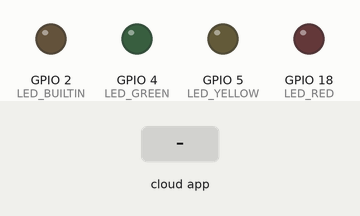
The program below on a simulated ESP32. Shown: output pins drawn as LEDs (lit = HIGH). The inputs (shaded band) are chosen by the test bench.

Above: at 1.2 s.
1.3 s: the phone or cloud app sets led_builtins to 1
At 2.1 s:
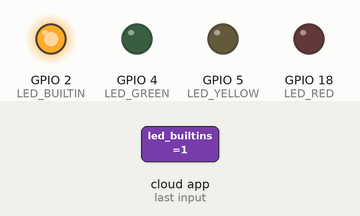
2.8 s: the phone or cloud app sets led_green to 1
At 3.3 s:
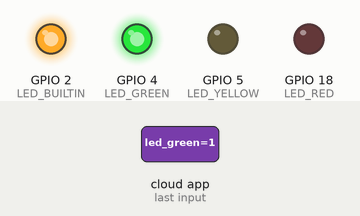
4.3 s: the phone or cloud app sets led_red to 1
At 5.5 s:
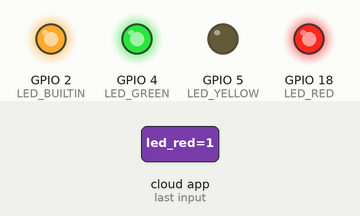
5.8 s: the phone or cloud app sets led_yellow to 1
At 6.7 s:
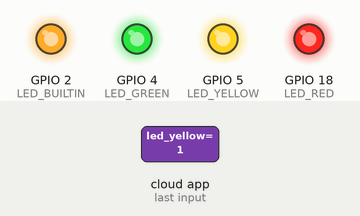
7.3 s: the phone or cloud app sets led_builtins to 0
At 7.9 s:
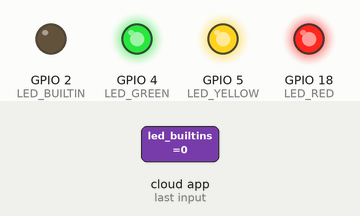
8.8 s: the phone or cloud app sets led_green to 0
At 10.2 s:
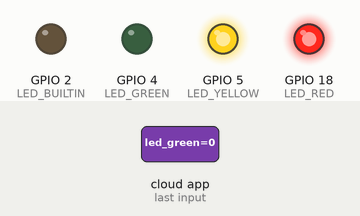
Timing chart, 0 to 11.3 s (numbered marks = the images above; inputs shaded):
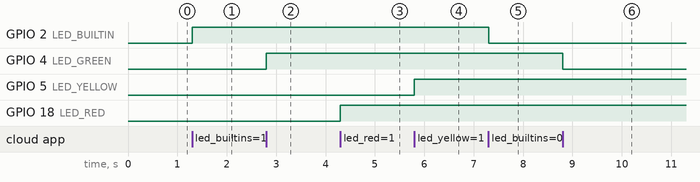

Measured:
- after the input at 1.3 s, GPIO 2 (LED_BUILTIN): LOW → HIGH at once
- after the input at 2.8 s, GPIO 4 (LED_GREEN): LOW → HIGH at once
- after the input at 4.3 s, GPIO 18 (LED_RED): LOW → HIGH at once
- after the input at 5.8 s, GPIO 5 (LED_YELLOW): LOW → HIGH at once
- after the input at 7.3 s, GPIO 2 (LED_BUILTIN): HIGH → LOW at once
- after the input at 8.8 s, GPIO 4 (LED_GREEN): HIGH → LOW at once

The program:

main.cpp
```cpp
#define THINGER_SERIAL_DEBUG

#include <ThingerESP32.h>
#include <DHTesp.h>
#include <BH1750.h>
#include "arduino_secrets.h"
#define LED_GREEN  4
#define LED_YELLOW 5
#define LED_RED    18
#define PUSH_BUTTON 23
#define DHT_PIN 19

DHTesp dht;
BH1750 lightMeter;
ThingerESP32 thing(USERNAME, DEVICE_ID, DEVICE_CREDENTIAL);

void setup() {
  // open serial for debugging
  Serial.begin(115200);

  pinMode(PUSH_BUTTON, INPUT_PULLUP);
  pinMode(LED_BUILTIN, OUTPUT);
  pinMode(LED_RED, OUTPUT);
  pinMode(LED_GREEN, OUTPUT);
  pinMode(LED_YELLOW, OUTPUT);
  digitalWrite(LED_GREEN, LOW);
  digitalWrite(LED_YELLOW, LOW);
  digitalWrite(LED_RED, LOW);
  dht.setup(DHT_PIN, DHTesp::DHT11);
  Wire.begin();
  lightMeter.begin();

  thing.add_wifi(SSID, SSID_PASSWORD);

  // digital pin control example (i.e. turning on/off a light, a relay, configuring a parameter, etc)
  thing["led_builtins"] << digitalPin(LED_BUILTIN);
  thing["led_green"] << digitalPin(LED_GREEN);
  thing["led_yellow"] << digitalPin(LED_YELLOW);
  thing["led_red"] << digitalPin(LED_RED);

  // resource output example (i.e. reading a sensor value)
  thing["push_button"] >> outputValue(digitalRead(PUSH_BUTTON));
  thing["millis"] >> outputValue(millis());
  thing["temperature"] >> outputValue(dht.getTemperature());
  thing["humidity"] >> outputValue(dht.getHumidity());
  thing["light"] >> outputValue(lightMeter.readLightLevel());

  // more details at http://docs.thinger.io/arduino/
}

void loop() {
  thing.handle();
}
```

arduino_secrets.h
```cpp
#define USERNAME "WiedjajaAtmadja"
#define DEVICE_ID "iot_course_esp32_doit"
#define DEVICE_CREDENTIAL "fH!672S6lC5F4_iA"
#define SSID "iot2.4g"
#define SSID_PASSWORD "iot2.4g123"
```
